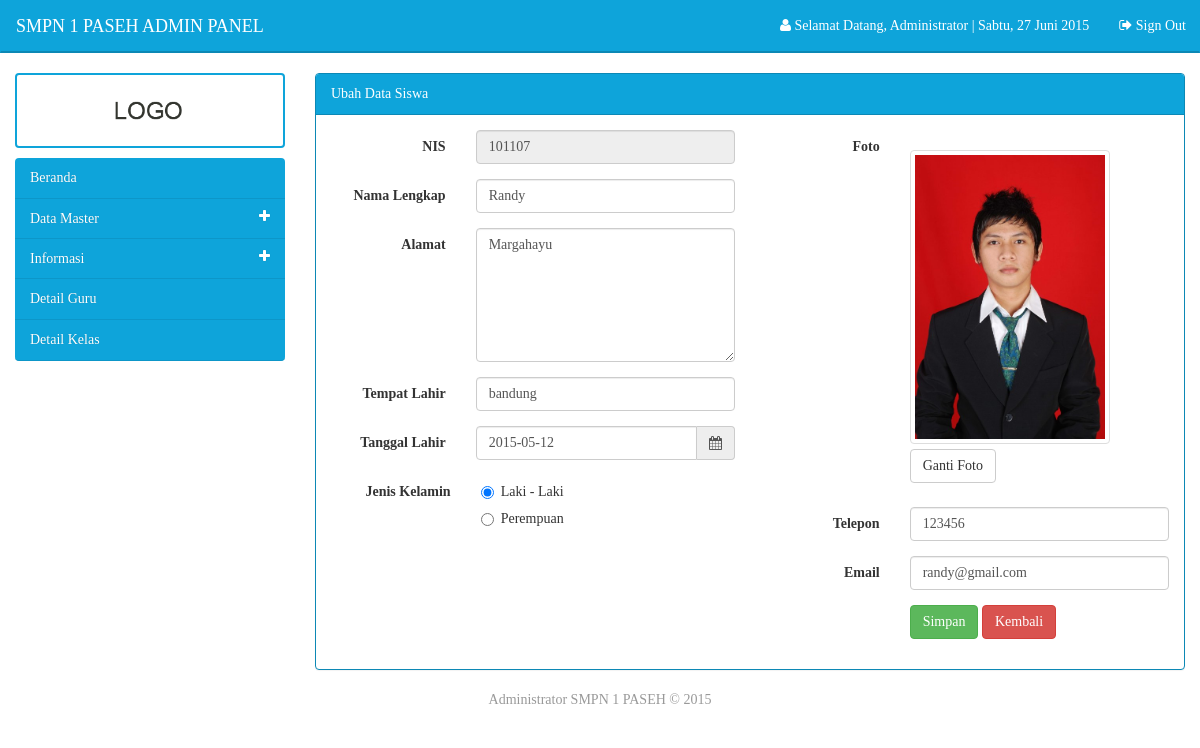
Page /admin/main.php?modul=siswa_ubah&id=101107 (signed in) on the committed database.
### tables this page shows
CREATE TABLE IF NOT EXISTS `tbl_data_siswa` (
  `nis` int(20) NOT NULL,
  `password` varchar(150) NOT NULL,
  `nama` varchar(150) NOT NULL,
  `foto` varchar(150) NOT NULL,
  `alamat` text NOT NULL,
  `tempat_lahir` varchar(150) NOT NULL,
  `tanggal_lahir` date NOT NULL,
  `jk` enum('l','p') NOT NULL,
  `telepon` varchar(12) NOT NULL,
  `email` varchar(50) NOT NULL
);

### admin/modul/mod_siswa/siswa_ubah.php (the view, shortened to what this page needs)
<?php
	if(isset($_SESSION['login'])){
	$id = $_GET['id'];
	$select = mysql_query("SELECT * FROM tbl_data_siswa WHERE nis='$id'");
	$data = mysql_fetch_assoc($select)
?>
<form id="defaultForm" class='form-horizontal' method='post' action='modul/mod_siswa/act.php?act=ubah' id='frm' enctype='multipart/form-data' autocomplete='off' >
	<div class="row">
      	<div class="col-lg-6">
			<div class='form-group'>
			    <label class="control-label col-lg-4">NIS</label>
			    <div class="col-lg-8">
			    	<input type='text' name='nis' class='form-control' tabindex="1" placeholder='Nomor Induk Siswa' readonly="readonly" value="<?php echo $data['nis']; ?>" />
			    </div>
			</div>
			<div class='form-group'>
			    <label class="control-label col-lg-4">Nama Lengkap</label>
			    <div class="col-lg-8">
			    	<input type='text' name='nama' class='form-control' tabindex="2" placeholder='Nama Siswa' required value="<?php echo $data['nama']; ?>" />
			    </div>
			</div>
			<div class='form-group'>
			    <label class="control-label col-lg-4">Alamat</label>
			    <div class="col-lg-8">
			    	<textarea name="alamat" rows="6" required  class="form-control" tabindex="3"><?php echo $data['alamat']; ?></textarea>
			    </div>
			</div>
	        <div class='form-group'>
			    <label class="control-label col-lg-4">Tempat Lahir</label>
			    <div class="col-lg-8">
			    	<input type='text' name='tempat_lahir' class='form-control' placeholder='Tempat Lahir' tabindex="4" required value="<?php echo $data['tempat_lahir']; ?>"/>
			    </div>
			</div>
			<div class="form-group">
	          	<label class="control-label col-lg-4">Tanggal Lahir</label>
	          	<div class="col-lg-8">
	            	<div class="input-group">
	             		<input type="text"  id="tanggal" name="tanggal_lahir" class="form-control" tabindex="5" value="<?php echo $data['tanggal_lahir']; ?>"/>
	             		<span class="input-group-addon"><i class="fa fa-calendar"></i></span>
            		</div>
	          	</div>
	        </div>
	        <div class="control-group">
			  <label class="control-label col-lg-4"> Jenis Kelamin</label>
			  <div class="col-lg-8">
				  <div class="controls">
				  	<div class="radio">
					    <label>
					      <input type="radio" name="jk"  tabindex="6" <?php echo ($data['jk'] == 'l')? 'checked':'' ?> value="l">
					      Laki - Laki
					    </label>
				    </div>
				    <div class="radio">
					    <label>
					      <input type="radio" name="jk" tabindex="7" <?php echo ($data['jk'] == 'p')? 'checked':'' ?> value="p">
					      Perempuan
					    </label>
				    </div>
				  </div>
				</div>
			</div>
		</div>
		<div class="col-lg-6">
			<div class="form-group">
	            <label class="control-label col-lg-4">Foto</label><br/>
			    <div class="col-lg-8">
	            	<div class="fileinput fileinput-new" data-provides="fileinput">
		              <div class="fileinput-new thumbnail" style="width: 200px; height: auto; min-height: 150px;">
		                <img data-src="holder.js/100%x100%" src="../directory_files/foto_siswa/<?php echo $data['foto']; ?>">
		              </div>
		              <div>
		                <span class="btn btn-default btn-file"><span class="fileinput-new">Ganti Foto</span> <span class="fileinput-exists">Ganti</span>
		                </span>
		              </div>
	            	</div>
	            </div>
	        </div>
			<div class='form-group'>
			    <label class="control-label col-lg-4">Telepon</label>
			    <div class="col-lg-8">
			    	<input type="text" name='telepon' class='form-control' placeholder='No Telepon' tabindex="8" maxlength="12" required value="<?php echo $data['telepon']; ?>"/>
			    </div>
			</div>
			<div class='form-group'>
			    <label class="control-label col-lg-4">Email</label>
			    <div class="col-lg-8">
			    	<input type='email' name='email' class='form-control' required placeholder='Email' tabindex="11" value="<?php echo $data['email']; ?>"/>
				</div>
			</div>
			<div class="form-group">
				<label class="control-label col-lg-4"></label>
			    <div class="col-lg-8">
					<button type='submit' name="btnTambah" class='btn btn-success' tabindex="18">Simpan</button>
					<a type='button' href="javascript:history.back()" class='btn btn-danger' tabindex="19">Kembali</a>
				</div>
			</div>
		</div>
	</div>
<?php
}
else
{
	echo "<div class='dialog'>
		    <h1 class='forbidden'>Access forbidden.</h1>
		    <h4>Harap Login Terlebih Dahulu <a href='../../index.php'> Login </a></h4>
		  </div>";
}

### rows in the picture
tbl_data_siswa: nis "101107", nama "Randy", alamat "Margahayu", tempat_lahir "bandung", tanggal_lahir "2015-05-12", jk "☑ Laki - Laki", jk "☐ Perempuan", foto (picture), telepon "123456", email "randy@gmail.com"

### other values in the picture
$_SESSION['screen_name'] "Administrator"
get_date() "Sabtu, 27 Juni 2015"
